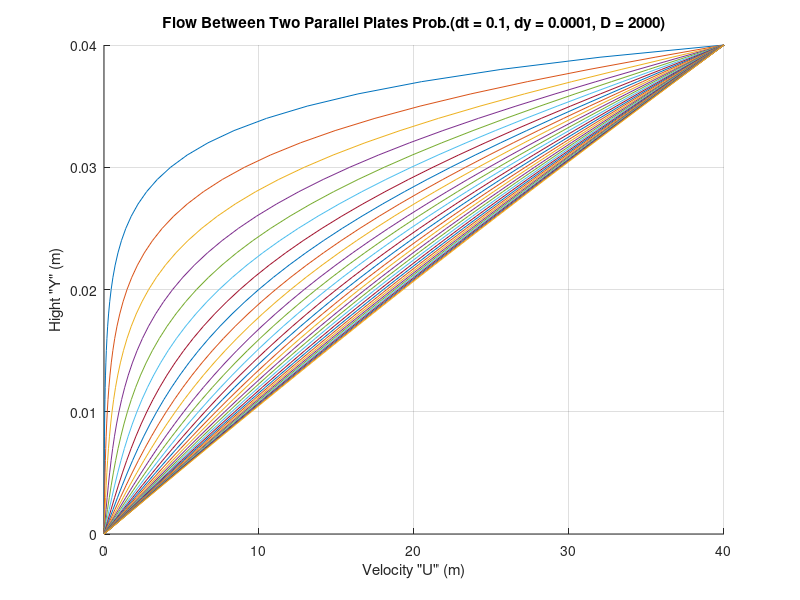

The MATLAB script that drew this image:
            %% Created by Mo7aMeD Adel %%
          %% Computional Fluid Dynamics %%
                %% 5 / 3 / 2016 %%
%%
clc
clear all
close all
%% Problem

% It is required to solve the P.D.E. "Ut = v Uyy" which discribes the flow
% between two parallel flat plates with one is stationary.
% Also, it is required to solve using Implicit (BTCS) "Backward Time Centeral
% Space" scheme.

%% Givens
v = 2e-4;       % Dynamic Viscosity
U_max = 40;     % Upper Plate Velocity (m/s)
H = 0.04;       % Plates Spacing (m)
dt = 0.1;       % Time Step (sec.)
dy = 0.001;     % Distance Step (m)
T = 3;          % Required Solution Time (sec.)
Bu = [0 40];    % Boundary Conditions [U(0,t) U(H,t)]
Iu = [0 40];    % Initial Conditions [U(0,0) U(H,0)]

%% Solution
D = v*dt/dy^2;  % Diffusion Factor
j_max = floor(T/dt+1); % Number of time nodes
i_max = floor(H/dy+1); % Number of space nodes

% Substituting with "Ux  = [U(i,j+1)-U(i,j)]/dt" for time     &
%                   "Uyy = [U(i+1,j+1)-2*U(i,j+1)+U(i-1,j+1)]/dy^2" for space
% Therfore, "U(i,j+1) = U(i,j)+D*[U(i+1,j+1)-2*U(i,j+1)+U(i-1,j)]"

for t = 1:j_max
    for i = 1:i_max
       if t==1
          B = zeros(i_max,1);
          B(end) = Bu(2);
       else
          B = U{t-1};
       end
       A = zeros(i_max,i_max);
       for j = 1:i_max
           if j == 1
               A(j,j)=1;
           elseif j == i_max
               A(j,j)=1;
           else
               A(j,j-1) = -D;
               A(j,j) = 1+2*D;
               A(j,j+1) = -D;
           end
           
       end
       U{t} = inv(A)*B;
    end
end

%% Plots
figure
hold on
grid on
for j = 1:j_max
plot(U{j},0:dy:dy*(i_max-1))
end
xlabel('Velocity "U" (m)')
ylabel('Hight "Y" (m)')
title('Flow Between Two Parallel Plates Prob.(dt = 0.1, dy = 0.0001, D = 2000)')